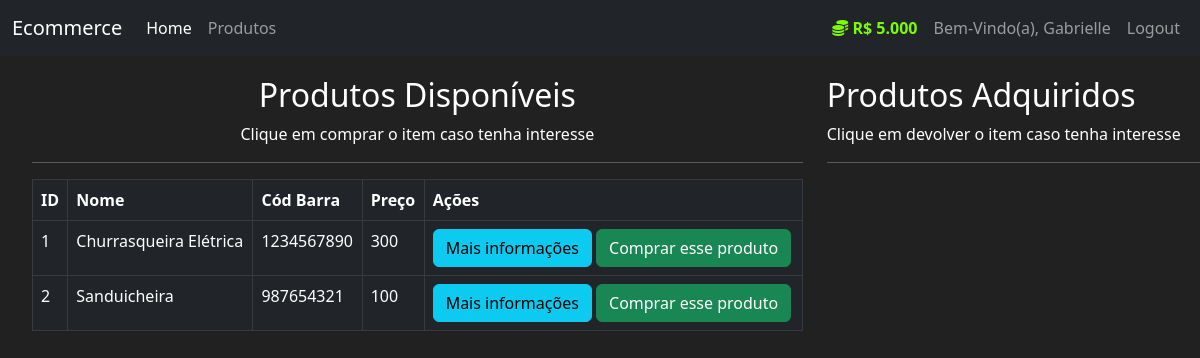
/produtos (signed in), run on an earlier commit of the app's database.
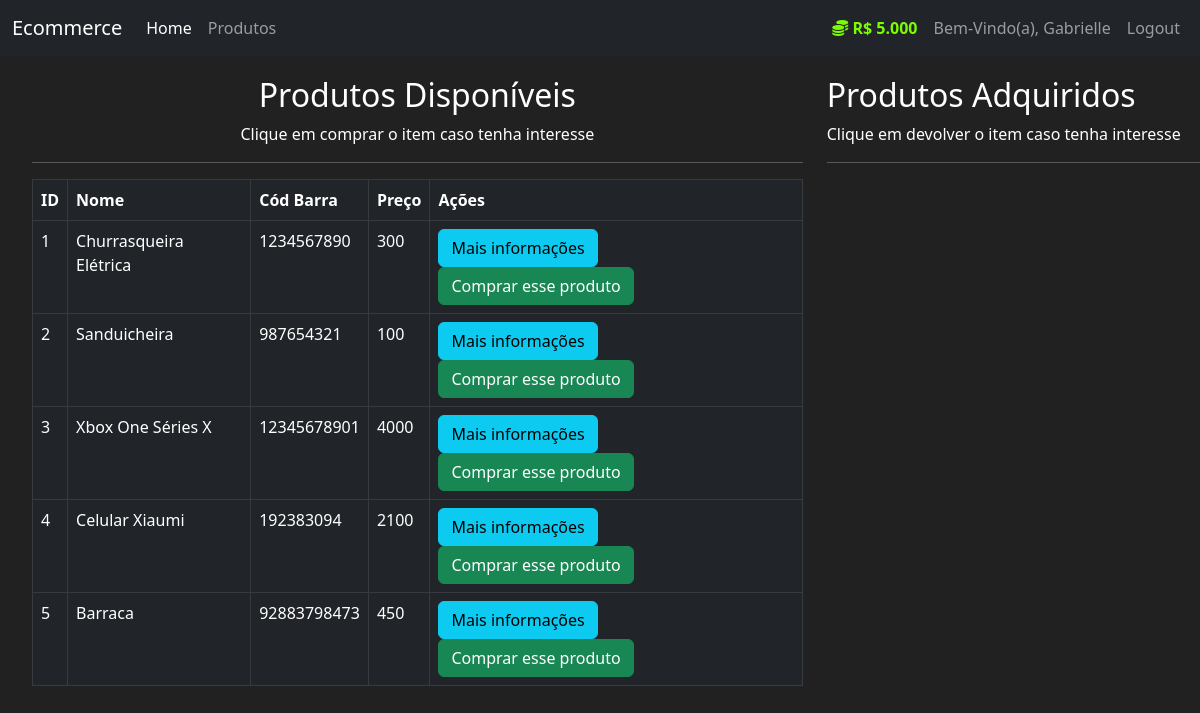
And on a later commit of the database.
### mercado/models.py (models this page shows, shortened)
class User(db.Model, UserMixin):
    id = db.Column(db.Integer, primary_key=True)
    usuario = db.Column(db.String(length=30), nullable=False, unique=True)
    email = db.Column(db.String(length=50), nullable=False, unique=True)
    senha = db.Column(db.String(length=60), nullable=False, unique=True)
    valor = db.Column(db.Integer, nullable=False, default=5000)
    itens = db.relationship('Item', backref='dono_user', lazy=True)
    @property
    def formataValor(self):
        if len(str(self.valor)) >= 4: # R$ 400
            return f"R$ {str(self.valor)[:-3]}.{str(self.valor)[-3:]}"
        else:
            return f"R$ {self.valor}"
    @property
    def senhacrip(self):
        return self.senhacrip

class Item(db.Model):
    id = db.Column(db.Integer, primary_key=True)
    nome = db.Column(db.String(length=30), nullable=False, unique=True)
    preco = db.Column(db.Integer, nullable=False)
    cod_barra = db.Column(db.String(length=12), nullable=False, unique=True)
    descricao = db.Column(db.String(length=1024), nullable=False, unique=True)
    dono = db.Column(db.Integer, db.ForeignKey('user.id'))

### mercado/routes.py (the view, shortened to what this page needs)
@app.route('/produtos', methods=["GET", "POST"])
@login_required
def page_produto():
    compra_form = CompraProdutoForm()
    venda_form = VendaProdutoForm()
    if request.method =="GET":
        itens = Item.query.filter_by(dono=None)
        dono_itens = Item.query.filter_by(dono=current_user.id)
        return render_template("produtos.html", itens=itens, compra_form=compra_form, dono_itens=dono_itens, venda_form=venda_form)

### mercado/models.py (called while the page is built)
@login_manager.user_loader
def load_user(user_id):
    return User.query.get(int(user_id))

### mercado/templates/produtos.html (shortened to what this page needs)
{% extends 'base.html' %}
{% block conteudo %}
    <div class="row" style="margin-top: 20px; margin-left: 20px;">
        <div class="col-8">
            <h2 style="text-align: center;">Produtos Disponíveis</h2>
            <p style="text-align: center;">Clique em comprar o item caso tenha interesse</p>
                <hr>
                <table class="table table-hover table-dark table-bordered">
                    <thead>
                        <tr>
                            <th scope="col">ID</th>
                            <th scope="col">Nome</th>
                            <th scope="col">Cód Barra</th>
                            <th scope="col">Preço</th>
                            <th scope="col">Ações</th>
                        </tr>
                    </thead>
                    <tbody>
                        {% for item in itens %}
                        <tr>
                            <td>{{item.id}}</td>
                            <td>{{item.nome}}</td>
                            <td>{{item.cod_barra}}</td>
                            <td>{{item.preco}}</td>
                            <td>
                                <button data-bs-toggle="modal" data-bs-target="#exampleModal-{{item.id}}" class="btn btn-outline btn-info">Mais informações</button>
                                <button data-bs-toggle="modal" data-bs-target="#exampleModalCompra-{{item.id}}" class="btn btn-outline btn-success">Comprar esse produto</button>
                            </td>
                        </tr>
                        {% endfor %}
                    </tbody>
                </table>
        </div>
        <div class="col-4">
            <h2>Produtos Adquiridos</h2>
            <p>Clique em devolver o item caso tenha interesse</p>
            <hr>
        </div>
    </div>
{% endblock %}

### mercado/templates/base.html (shortened to what this page needs)
<!DOCTYPE html>
<html lang="en">
<head>
    <link rel="stylesheet" href="https://cdn.jsdelivr.net/npm/bootstrap@5.2.3/dist/css/bootstrap.min.css">
</head>
<body>
    <nav class="navbar navbar-expand-lg navbar-dark bg-dark">
        <div class="container-fluid">
          <a class="navbar-brand" href="#">Ecommerce</a>
          <div class="collapse navbar-collapse" id="navbarNavAltMarkup">
            <div class="navbar-nav me-auto">
              <a class="nav-link active" aria-current="page" href="{{url_for('page_home')}}">Home</a>
              <a class="nav-link" href="{{url_for('page_produto')}}">Produtos</a>
            </div>
            {% if current_user.is_authenticated %}
            <div class="navbar-nav ms-auto">
              <a class="nav-link" style="color: lawngreen; font-weight: bold;" >
                <i class="fas fa-coins"></i>
                {{ current_user.formataValor }}
              </a>
              <a class="nav-link">Bem-Vindo(a), {{ current_user.usuario }}</a>
              <a class="nav-link" href="{{url_for('page_logout')}}">Logout</a>
            </div>
            {% else %}
            <div class="navbar-nav ms-auto">
              <a class="nav-link" href="{{url_for('page_login')}}">Login</a>
              <a class="nav-link" href="{{url_for('page_cadastro')}}">Cadastro</a>
            </div>
            {% endif %}
          </div>
        </div>
      </nav>
      {% block conteudo %}
      {% endblock %}
</body>
</html>

### mercado/templates/base.html (style rules this page uses)
body { background-color: #212121; color: white; }

What changed in the data, as far as the page shows it:
added Item: id "3", nome "Xbox One Séries X", cod_barra "12345678901", preco "4000"
added Item: id "4", nome "Celular Xiaumi", cod_barra "192383094", preco "2100"
added Item: id "5", nome "Barraca", cod_barra "92883798473", preco "450"
